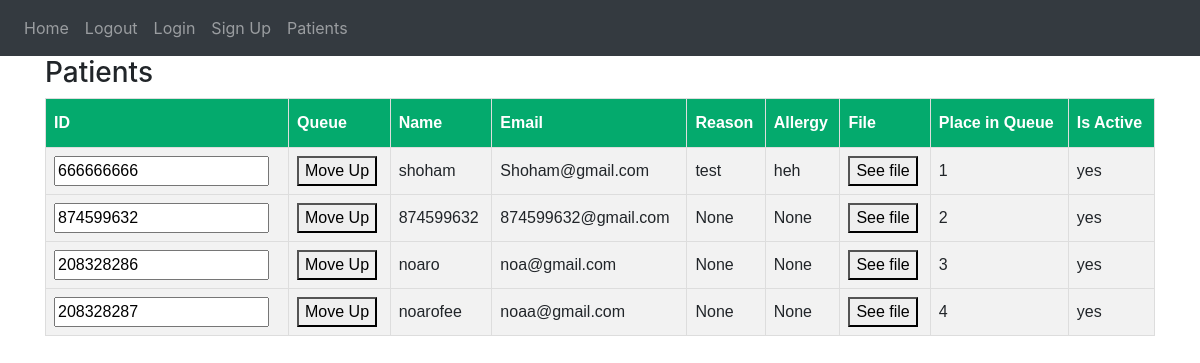
Before: /patients with the older database file.
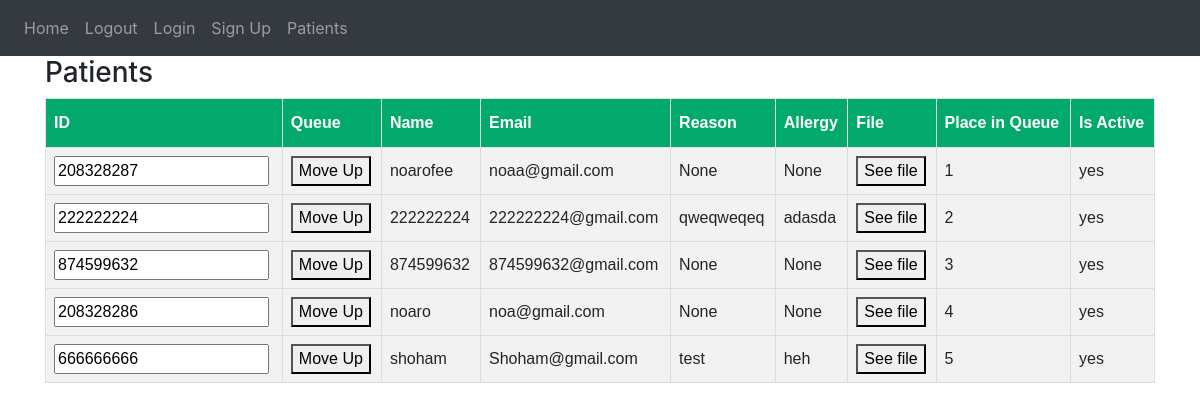
After: the same page with the newer database file.
### website/models.py (models this page shows)
class User(db.Model):
    ID = db.Column(db.Integer, primary_key=True)
    email = db.Column(db.String(150), unique=True)
    password = db.Column(db.String(150))
    Name = db.Column(db.String(150))
    role = db.Column(db.String(150))
    is_active_patient = db.Column(db.Integer)
    allergy = db.Column(db.String(150))
    n_action = db.Column(db.String(30))
    answer = db.Column(db.String(30))
    reason = db.Column(db.String(200))
    place_in_queue = db.Column(db.Integer)
    s_action = db.Column(db.String(20))
    is_approved = db.Column(db.Integer)
    message = db.Column(db.String(200))

### website/views.py (the view, shortened to what this page needs)
@views.route('/patients', methods=['GET', 'POST'])
def patients():
    print("In views.route(patients)")
    return render_template("patients.html",
          patients=db.session.query(User)
                           .filter(User.role == 'patient')
                           .filter(User.is_approved == 1)
                           .filter(User.place_in_queue > 0)
                           .order_by(db.asc(User.place_in_queue)))

### website/templates/patients.html (shortened to what this page needs)
<!DOCTYPE html>
{% extends "base.html" %} {% block title %} Home {% endblock %}
{% block content %}
<html lang="en">
<head>
</head>
<body>
  <h3>Patients</h3>
    <table>
        <thead>
            <tr>
                <th>ID</th>
                <th>Queue</th>
                <th>Name</th>
                <th>Email</th>
                <th>Reason</th>
                <th>Allergy</th>
                <th>File</th>
                <th>Place in Queue</th>
                <th>Is Active</th>
            </tr>
        </thead>
        <tbody>
            {% for patient in patients %}
                <form method="post">
                    <tr>
                        <td><input name="patient_id" value="{{ patient.ID }}" readonly/></td>
                        <td><button type="submit" name="move_up">Move Up</button></td>
                        <td>{{ patient.Name }}</td>
                        <td>{{ patient.email }}</td>
                        <td>{{ patient.reason }}</td>
                        <td>{{ patient.allergy }}</td>
                        <td><button type="submit" name="read_file">See file</button></td>
                        <td>{{ patient.place_in_queue }}</td>
                        <td>{{ "yes" if patient.is_active_patient==1 else "No" }}</td>
                    </tr>
                </form>
            {% endfor %}
        </tbody>
    </table>
</body>
</html>
{% endblock %}

### website/templates/base.html (shortened to what this page needs)
<!DOCTYPE html>
<html>
   <head>
       <link
           rel="stylesheet"
           href="https://stackpath.bootstrapcdn.com/bootstrap/4.4.1/css/bootstrap.min.css"
       />
    <link
      rel="stylesheet"
      href="https://stackpath.bootstrapcdn.com/font-awesome/4.7.0/css/font-awesome.min.css"
    />
   </head>
   <body>
      <nav class="navbar navbar-expand-lg navbar-dark bg-dark">
          <div class="collapse navbar-collapse" id="navbar">
              <div class="navbar-nav">
                  <a class="nav-item nav-link" id="home" href="/">Home</a>
                  <a class="nav-item nav-link" id="Logout" href="/Logout">Logout</a>
                  <a class="nav-item nav-link" id="Login" href="/Login">Login</a>
                  <a class="nav-item nav-link" id="Sign_up" href="/Sign_up">Sign Up</a>
                  <a class="nav-item nav-link" id="Patients" href="/patients">Patients</a>
              </div>
          </div>
      </nav>
      <div class = "container">{% block content%} {% endblock %} </div>
   </body>
</html>

### website/templates/patients.html (style rules this page uses)
table { font-family: Arial, Helvetica, sans-serif; border-collapse: collapse; width: 100%; }
table td, table th { border: 1px solid #ddd; padding: 8px; }
table tr:nth-child(even) { background-color: #f2f2f2; }
table th { padding-top: 12px; padding-bottom: 12px; text-align: left; background-color: #04AA6D; color: white; }

Changed rows visible on the page:
changed User "noarofee": place_in_queue "4" → "1"; moves up the list
now on this page (row edited): User: patient_id "222222224", Name "222222224", email "222222224@gmail.com", reason "qweqweqeq", allergy "adasda", place_in_queue "2", is_active_patient "yes"
changed User "874599632@gmail.com": place_in_queue "2" → "3"
changed User "noaro": place_in_queue "3" → "4"
changed User "shoham": place_in_queue "1" → "5"; moves down the list
